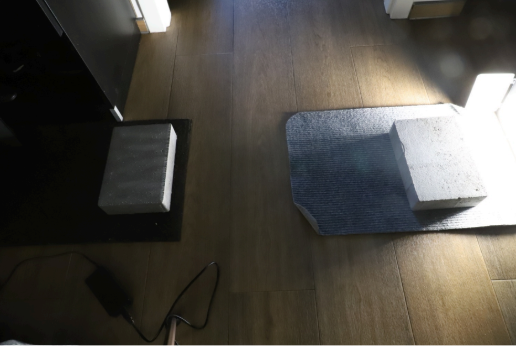
#> input picture example.png, 516 x 346 px
$ python detectionOnTheImage.py
#> lines starting #> are read from the running program, lines starting #| are printed output that depends on the picture
import numpy as np
import cv2

image = cv2.imread('example.png', cv2.IMREAD_GRAYSCALE)
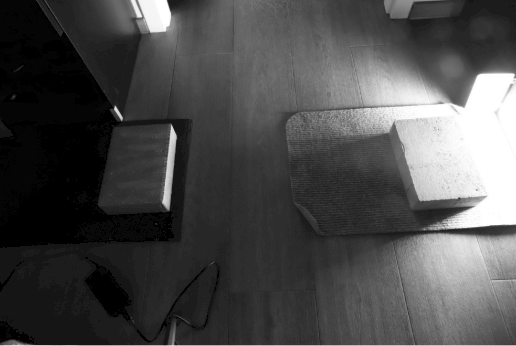
#> image: shape (346, 516); min 0, max 255, mean 74.9
if image is None:
    print("Błąd: Nie udało się wczytać obrazu.")
    exit()

cv2.imshow('Original', image)

M = np.float32([[1,0,-20],[0,1,-20]])
shifted = cv2.warpAffine(image, M, (image.shape[1], image.shape[0]))
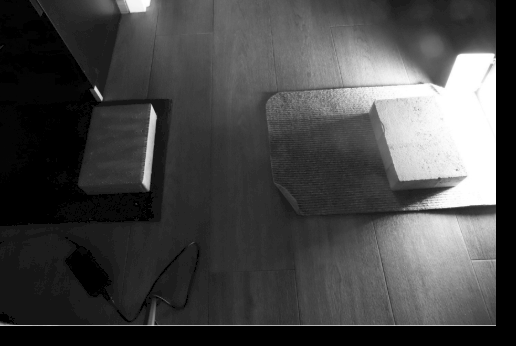
#> shifted: shape (346, 516); min 0, max 255, mean 70.3

cv2.imshow('Image ', shifted)
cv2.imwrite('example2.jpg', shifted)

detection = cv2.absdiff(image, shifted)
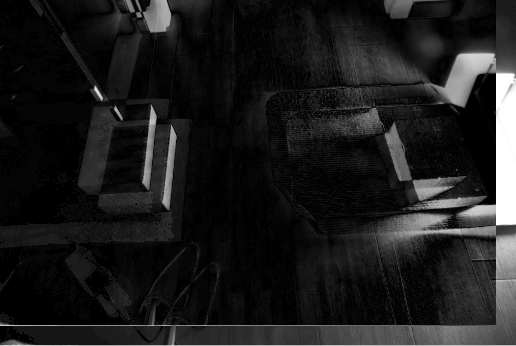
#> detection: shape (346, 516); min 0, max 255, mean 28.5

#lcizba różniących sie pixeli
pixels = np.count_nonzero(detection)
#> pixels = 151798
totalPixels = detection.size
#> totalPixels = 178536

# Obliczanie detekcji w procentach
detectionPercentage = (pixels / totalPixels) * 100
#> detectionPercentage = 85.02

print(f"Detekcja w procentach: {detectionPercentage:.2f}%")
#| Detekcja w procentach: 85.02%
cv2.waitKey(0)
cv2.destroyAllWindows()
